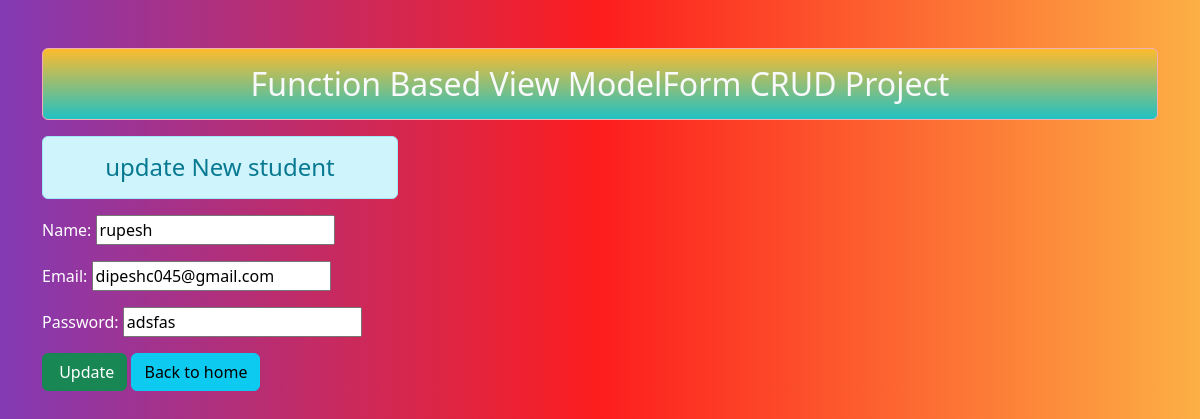
Page /9/ on the committed database.
### myapp/models.py (models this page shows)
class User(models.Model):
    name = models.CharField(max_length=50)
    email = models.EmailField(max_length=30)
    password = models.CharField(max_length=20)

### myapp/views.py (the view)
# urls.py: path("<int:id>/",views.Update_data,name='Update_data'),
def Update_data(request,id):
    if request.method == 'POST':
       pi = User.objects.get(pk=id)
       fm = studentRegistration(request.POST,instance = pi)
       if fm.is_valid():
        fm.save()
    else:
       pi = User.objects.get(pk=id)
       fm = studentRegistration(instance = pi)
    return render(request, 'myapp/updatestudent.html',{'form' :fm,'id':id})

### myapp/forms.py
class studentRegistration(forms.ModelForm):
    class Meta:
        model = User
        fields = "__all__"

### myapp/templates/myapp/updatestudent.html
{% extends "myapp/base.html"%} {% block content%}
<div class="row">
  <div class="col-sm-4">
    <h4 class="text-center alert alert-info">update New student</h4>
    <form action="" method="post">
      {%csrf_token%} {{form.as_p}}
      <input type="submit" class="btn btn-success" value=" Update" />
<a href="{% url 'entrydata' %}" class="btn btn-info ">Back to home </a>
    </form>
  </div>
</div>
{% endblock content%}

### rows in the picture
User: name "rupesh", email "dipeshc045@gmail.com", password "adsfas"
